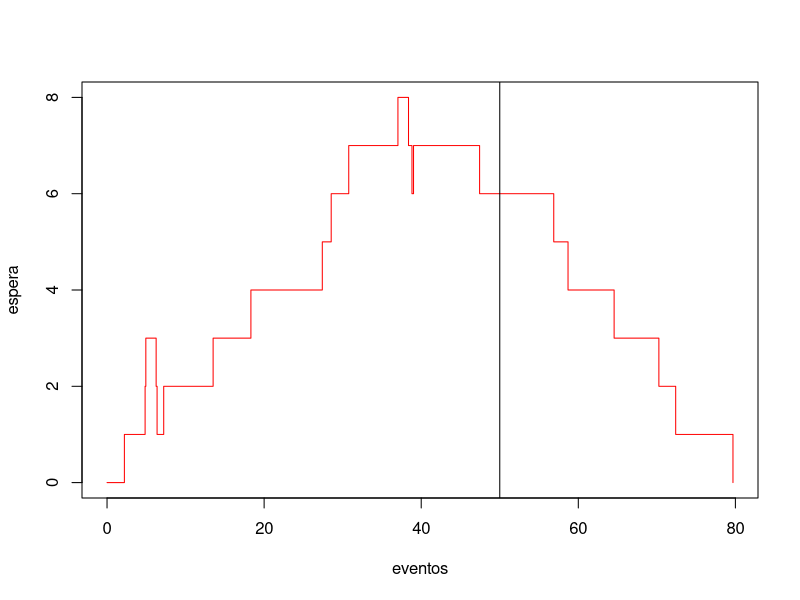

R code for this plot:
# Sistema de linea de espera con un servidor
# Distribucion para las llegadas: exponencial con parametro 1/5
# Distribucion para tiempos de servicio: exponencial con parametro 1/5
# Funcion de tiempos de llegada
Tllegada <- function(){
  return(rexp(1,rate=1/5))
}

# Funcion de tiempos de salida
Tservicio <- function(){ # Es el y
  return(rexp(1,rate=1/5))
}

sles1s <- function(TT){
  t <- NNA <- NND <- 0
  ES <- 0
  ESS <- c(ES)
  eventos <- c(0)
  # Generamos el primer tiempo de llegada
  T0 <- Tllegada()
  TA <- T0
  TD <- Inf
  A <- D <- 0

  while(t < TT || ES > 0){
    # Caso 1
    if(TA <= TD & TA <= TT){
      t <- TA
      NNA <- NNA + 1
      ES <- ES + 1 
      TA <- t + Tllegada()
      if(ES == 1){
        TD <- t + Tservicio()
      }
      A [NNA] <- t
      ESS <- c(ESS,ES)
      eventos <- c(eventos,t)
    }
    # Caso 2
    if(TD < TA & TD <= TT){
      t <- TD
      ES <- ES - 1
      NND <- NND + 1
      if(ES == 0){
        TD <- Inf
      } else {
        TD <- t + Tservicio()
      }
      D[NND] <- t
      ESS <- c(ESS,ES)
      eventos <- c(eventos,t)
    }
    # Caso 3
    if(min(TA,TD) > TT & ES > 0){
      t <- TD
      ES <- ES - 1
      NND <- NND + 1
      if(ES > 0){
        TD <- t + Tservicio()
      }
      D[NND] <- t
      ESS <- c(ESS,ES)
      eventos <- c(eventos,t)
    }
    if(min(TA,TD) > TT & ES == 0){
      Tp <- max(t-TT,0)
    }
    
  }
  return(list(TiemposArribo=A, TiemposSalida=D,TiempoExtra=Tp,Espera=ESS,Eventos=eventos))
}

set.seed(12345)
res <- sles1s(TT=50)
espera <- res$Espera
eventos <- res$Eventos
plot(eventos,espera,type='s',col='red')
abline(v=50)


# Sistema de linea de espera con dos servidores en serie
sle2s <- function(TT){
  t <- NNA <- NND <- 0
  A1 <- A2 <- D <- 0
  ES <- c(0,0)
  TA <- Tllegada()
  T1 <- T2 <- Inf
  while(t <= TT || min(ES) > 0){
    # Caso 1
    if(TA == min(TA, T1, T2)){
      t <- TA
      ES[1] <- ES[1] + 1
      TA <- t + Tllegada()
      if(ES[1] == 1){
        T1 <- t + Tservicio()
      }
      A1[NNA] <- t
    }
    # Caso 2
    if(T1 == min(TA, T1, T2)){
      t <- T1
      ES[1] <- ES[1] - 1
      ES[2] <- ES[2] + 1
      if(ES[1] == 0){
        T1 <- Inf
      } else {
        T1 <- t + Tservicio()
      }
      if(ES[2] == 1){
        T2 <- Tservicio()
      }
      A2 [NNA- ES[1]] <- t
    }
    # Caso 3
    if(T2 == min(T1, T2, TA)){
      t <- T2
      NND <- NND + 1
      ES[2] <- ES[2] - 1
      if(ES[2] == 0){
        T2 <- Inf
      } else {
        T2 <- t + Tservicio()
      }
      D[NND] <- t 
    }
  }
  return(list(ArriboS1 = A1, ArriboS2 = A2, Salidas = D))
}
sle2s(TT=50)
